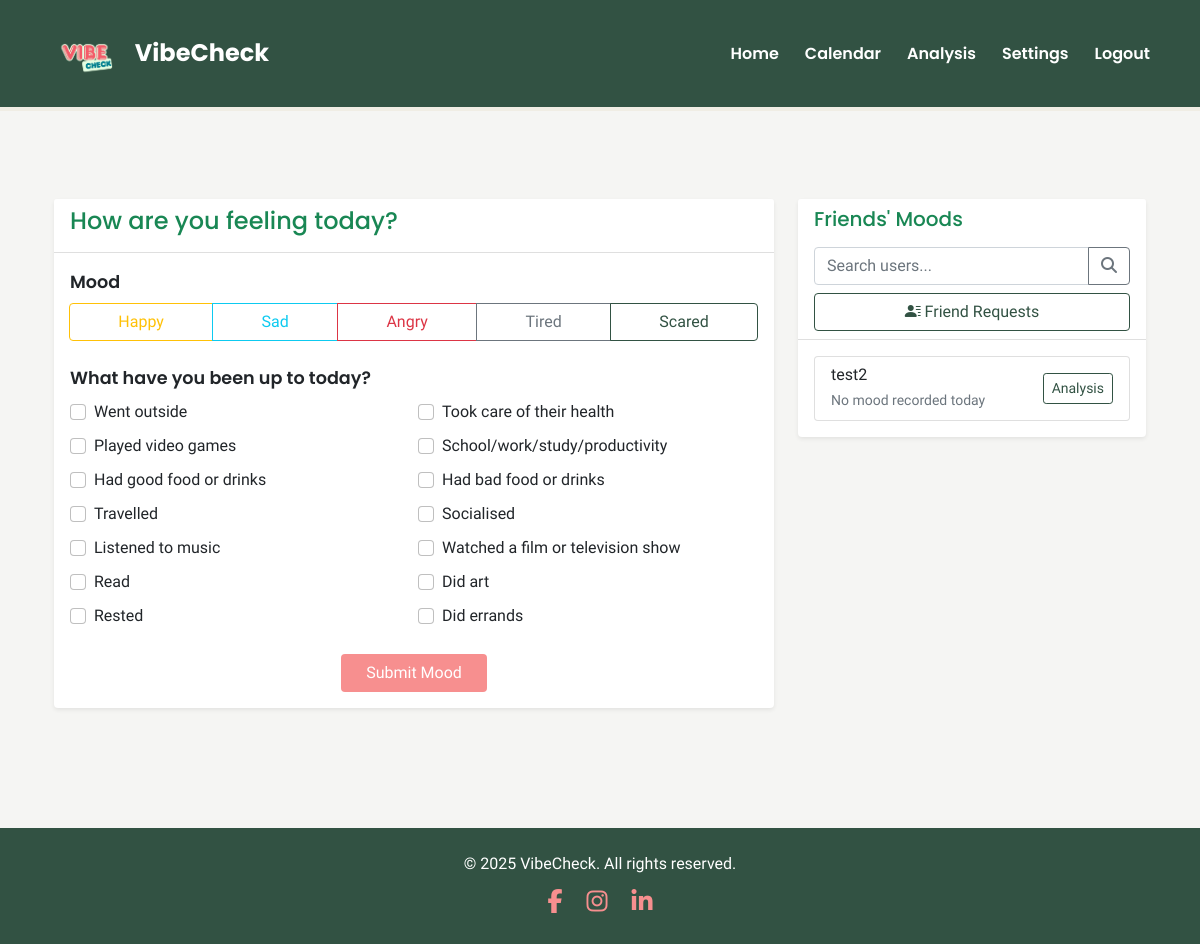
Before: /home (signed in) with the older database file.
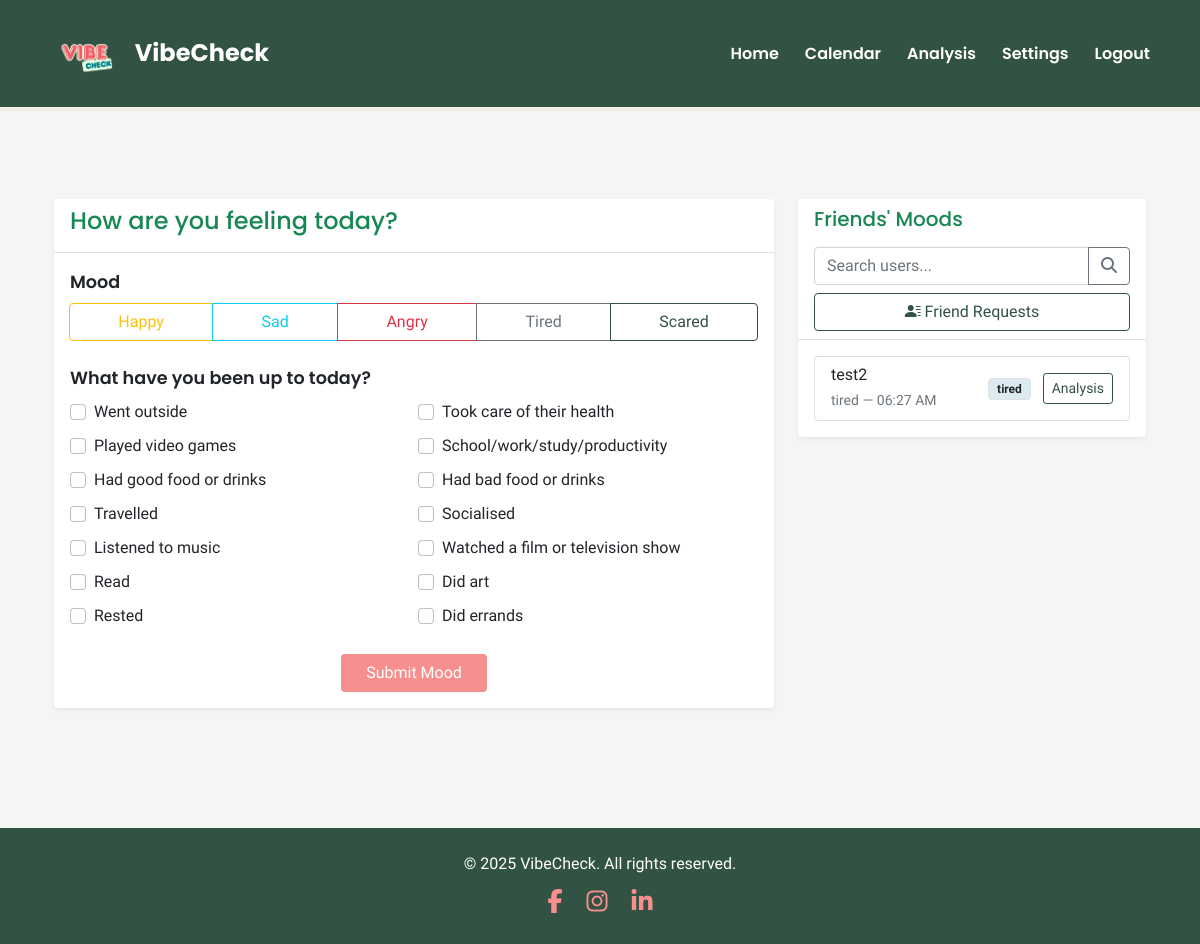
After: the same page with the newer database file.
### app/models.py (models this page shows, shortened)
class User(UserMixin, db.Model):
    username = db.Column(db.String(30), primary_key=True)
    password = db.Column(db.String(100))
    privacy_setting = db.Column(db.String(20), default='friends')  # Can be 'public', 'friends', or 'private'
    moods = db.relationship('Mood', backref='user', lazy=True)
    friends = db.relationship(
        'User',
        secondary='friendships',
        primaryjoin=username==Friendship.user_id,
        secondaryjoin=username==Friendship.friend_id,
        backref='friend_of'
    )

class Mood(db.Model):
    id = db.Column(db.Integer, primary_key=True)
    mood = db.Column(db.String(50), nullable=False)
    reasons = db.Column(db.String(500), nullable=True)  # JSON string of selected reasons
    timestamp = db.Column(db.DateTime, nullable=False)
    user_id = db.Column(db.String(30), db.ForeignKey('user.username'), nullable=False)
    @staticmethod
    def get_all_reasons():
        return [
            "Went outside",
            "Took care of their health",
            "Played video games",
            "School/work/study/productivity",
            "Had good food or drinks",
            "Had bad food or drinks",
            "Travelled",
            "Socialised",
            "Listened to music",
            "Watched a film or television show",
            "Read",
            "Did art",
            "Rested",
            "Did errands"
        ]

### app/main.py (the view)
@bp.route('/home')
@login_required
def home():
    today = datetime.now().date()
    today_start = datetime.combine(today, datetime.min.time())
    today_end = datetime.combine(today, datetime.max.time())
    today_mood = Mood.query.filter(
        Mood.user_id == current_user.username,
        Mood.timestamp >= today_start,
        Mood.timestamp <= today_end
    ).first()
    friends = []
    for friend in current_user.friends:
        friend_mood = Mood.query.filter(
            Mood.user_id == friend.username,
            Mood.timestamp >= today_start,
            Mood.timestamp <= today_end
        ).first()
        friends.append({
            'username': friend.username,
            'today_mood': friend_mood
        })
    return render_template('home.html',
                         today_mood=today_mood,
                         friends=friends,
                         reasons=Mood.get_all_reasons(),
                         user_id=current_user.username)

### app/__init__.py (called while the page is built)
def create_app(config_class=Config):
    app = Flask(__name__)
    app.config.from_object(config_class)
    if csrf_available:
        csrf = CSRFProtect(app)  # moved here to use app context directly
    db.init_app(app)
    login_manager.init_app(app)
    from app.auth import bp as auth_bp
    app.register_blueprint(auth_bp)
    from app.main import bp as main_bp
    app.register_blueprint(main_bp)
    os.makedirs(os.path.join(os.path.dirname(os.path.dirname(__file__)), 'instance'), exist_ok=True)
    from app.models import User, Mood, Friendship
    @login_manager.user_loader
    def load_user(id):
        return User.query.get(str(id))
    return app

### app/templates/home.html (shortened to what this page needs)
{% extends "base.html" %}
{% block head %}
<link rel="stylesheet" href="{{ url_for('static', filename='css/home.css') }}">
{% endblock %}
{% block content %}
<div class="container my-5">
  <div class="row">
    <div class="col-lg-8 mb-4">
      <div class="card shadow-sm border-0">
        <div class="card-header bg-white">
          <h4 class="text-success" style="font-family: 'Poppins', sans-serif;">How are you feeling today?</h4>
        </div>
        <div class="card-body">
          <form id="moodForm">
            <div class="mb-4">
              <label class="form-label fw-semibold text-dark mood-label">Mood</label>
              <div class="btn-group w-100" role="group">
                {% set moods = [('happy', 'warning'), ('sad', 'info'), ('angry', 'danger'), ('tired', 'secondary'), ('scared', 'success')] %}
                {% for mood, color in moods %}
                <label class="btn btn-outline-{{ color }}" for="{{ mood }}">{{ mood.capitalize() }}</label>
                {% endfor %}
              </div>
            </div>
            <div class="mb-4">
              <label class="form-label fw-semibold text-dark reason-label">What have you been up to today?</label>
              <div class="row g-2 activity-checkboxes">
                {% for reason in reasons %}
                <div class="col-sm-6">
                  <div class="form-check">
                    <input class="form-check-input" type="checkbox" name="reasons" value="{{ reason }}" id="reason{{ loop.index }}">
                    <label class="form-check-label" for="reason{{ loop.index }}">{{ reason }}</label>
                  </div>
                </div>
                {% endfor %}
              </div>
            </div>
            <div class="text-center">
              <button type="submit" class="btn px-4" style="background-color: #F78F8F; color: white;">Submit Mood</button>
            </div>
          </form>
        </div>
      </div>
    </div>
    <div class="col-lg-4">
      <div class="card shadow-sm border-0">
        <div class="card-header bg-white d-flex flex-column align-items-start">
          <h5 class="text-success mb-3" style="font-family: 'Poppins', sans-serif;">Friends' Moods</h5>
          <div class="input-group mb-2">
            <input type="text" id="userSearch" class="form-control" placeholder="Search users...">
            <button class="btn btn-outline-secondary" type="button" id="searchButton"><i class="fas fa-search"></i></button>
          </div>
          <button id="openFriendModal" class="btn btn-outline-success w-100" data-bs-toggle="modal" data-bs-target="#friendModal"><i class="bi bi-person-lines-fill"></i>
Friend Requests</button>
        </div>
        <div class="card-body">
          <div id="friendsList">
            {% if friends %}
              <div class="list-group">
                {% for friend in friends %}
                <div class="list-group-item">
                  <div class="d-flex justify-content-between align-items-center">
                    <div>
                      <h6 class="mb-1">
                        <a href="{{ url_for('main.calendar_view', user_id=friend.username) }}" class="text-decoration-none text-dark">{{ friend.username }}</a>
                      </h6>
                      {% if friend.today_mood %}
                      <small class="text-muted">{{ friend.today_mood.mood }} — {{ friend.today_mood.timestamp.strftime('%I:%M %p') }}</small>
                      {% else %}
                      <small class="text-muted">No mood recorded today</small>
                      {% endif %}
                    </div>
                    <div class="text-end">
                      {% if friend.today_mood %}
                      <span class="badge bg-{{ friend.today_mood.mood }}-subtle text-dark border">{{ friend.today_mood.mood }}</span>
                      {% endif %}
                      <a href="{{ url_for('main.analysis', user_id=friend.username) }}" class="btn btn-sm btn-outline-success ms-2">Analysis</a>
                    </div>
                  </div>
                </div>
                {% endfor %}
              </div>
            {% else %}
              <p class="text-muted">No friends added yet.</p>
            {% endif %}
          </div>
        </div>
      </div>
    </div>
  </div>
</div>
{% endblock %}

### app/templates/base.html (shortened to what this page needs)
<!DOCTYPE html>
<html lang="en">
<head>
    <link href="https://cdn.jsdelivr.net/npm/bootstrap@5.1.3/dist/css/bootstrap.min.css" rel="stylesheet">
    <link rel="stylesheet" href="https://cdn.jsdelivr.net/npm/bootstrap-icons@1.10.5/font/bootstrap-icons.css"/>
    <link rel="stylesheet" href="https://cdnjs.cloudflare.com/ajax/libs/font-awesome/6.5.0/css/all.min.css" />
    <link href="../static/css/base.css" rel="stylesheet">
    {% block head %}{% endblock %}
</head>
<body class="d-flex flex-column min-vh-100">
<nav class="navbar navbar-expand-md navbar-dark custom-navbar">
  <div class="container py-3">
    <a class="navbar-brand d-flex align-items-center" href="{{ url_for('main.intro') }}">
      <img src="{{ url_for('static', filename='images/Vibe.png') }}" alt="App Logo" class="me-2" style="height: 45px;">
      <h1 class="m-0 fs-4 text-white">VibeCheck</h1>
    </a>
    <div class="collapse navbar-collapse" id="navbarHeader">
      <ul class="navbar-nav ms-auto">
        {% if current_user.is_authenticated %}
          <li class="nav-item">
            <a class="nav-link text-white" href="{{ url_for('main.home') }}">Home</a>
          </li>
          <li class="nav-item">
            <a class="nav-link text-white" href="{{ url_for('main.calendar_view', user_id=current_user.username) }}">Calendar</a>
          </li>
          <li class="nav-item">
            <a class="nav-link text-white" href="{{ url_for('main.analysis', user_id=current_user.username) }}">Analysis</a>
          </li>
          <li class="nav-item">
            <a class="nav-link text-white" href="{{ url_for('main.change_password') }}">Settings</a>
          </li>
          <li class="nav-item">
            <a class="nav-link text-white" href="{{ url_for('auth.logout') }}">Logout</a>
          </li>
        {% endif %}
      </ul>
    </div>
  </div>
</nav>
     <main class="container mt-4 flex-fill">
        {% block content %}{% endblock %}
    </main>
<footer class="footer text-center py-4 mt-5">
  <p class="mb-2">© 2025 VibeCheck. All rights reserved.</p>
  <div class="social-icons">
    <a href="#"><i class="fab fa-facebook-f"></i></a>
    <a href="#"><i class="fab fa-instagram"></i></a>
    <a href="#"><i class="fab fa-linkedin-in"></i></a>
  </div>
</footer>
</body>
</html>

### app/static/css/base.css (style rules this page uses)
body { background-color: #F5F5F3; font-family: 'Open Sans', sans-serif; }
.custom-navbar { background-color: #325243; padding: 10px 20px; border-bottom: 4px solid #F0EDE4; }
.custom-navbar .navbar-brand h1 { font-family: 'Poppins', sans-serif; color: #fff; font-size: 1.8rem; font-weight: 700; margin: 0; }
.custom-navbar .nav-link { color: #FFFFFF; font-weight: 600; font-family: 'Poppins', sans-serif; padding: 8px 16px; border-radius: 25px; transition: background-color 0.3s; }
.custom-navbar .nav-item + .nav-item { margin-left: 10px; }
footer { text-align: center; padding: 20px; background-color: #325243; color: #FFFFFF; margin-top: 50px; }
.social-icons a { color: #F78F8F; margin: 0 10px; font-size: 1.5rem; transition: color 0.3s; }

### app/static/css/home.css (style rules this page uses)
.bg-tired-subtle { background-color: #dcebef; color: #78706f; }
.btn-outline-success { color: #325243; border-color: #325243; }
.mood-label, .reason-label { font-family: 'Poppins', sans-serif; font-size: 1.1rem; font-weight: 600; color: #325243; margin-bottom: 8px; }
#userSearch { border-top-right-radius: 0; border-bottom-right-radius: 0; }
#searchButton { border-top-left-radius: 0; border-bottom-left-radius: 0; }

Changed rows visible on the page:
changed User "test2": today_mood.mood (not shown) → "tired"; today_mood.timestamp (not shown) → "06:27 AM"; text "No mood recorded today" → "—"
